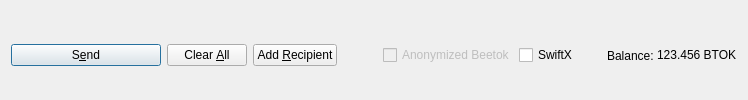
         <widget class="QFrame" name="frame_Send">
          <layout class="QHBoxLayout" name="horizontalLayout">
           <property name="bottomMargin">
            <number>0</number>
           </property>
           <item>
            <widget class="QPushButton" name="sendButton">
             <property name="minimumSize">
              <size>
               <width>150</width>
               <height>0</height>
              </size>
             </property>
             <property name="toolTip">
              <string>Confirm the send action</string>
             </property>
             <property name="text">
              <string>S&amp;end</string>
             </property>
             <property name="autoDefault">
              <bool>false</bool>
             </property>
             <property name="default">
              <bool>true</bool>
             </property>
            </widget>
           </item>
           <item>
            <widget class="QPushButton" name="clearButton">
             <property name="sizePolicy">
              <sizepolicy hsizetype="Minimum" vsizetype="Fixed">
               <horstretch>0</horstretch>
               <verstretch>0</verstretch>
              </sizepolicy>
             </property>
             <property name="toolTip">
              <string>Clear all fields of the form.</string>
             </property>
             <property name="text">
              <string>Clear &amp;All</string>
             </property>
             <property name="autoDefault">
              <bool>false</bool>
             </property>
            </widget>
           </item>
           <item>
            <widget class="QPushButton" name="addButton">
             <property name="toolTip">
              <string>Send to multiple recipients at once</string>
             </property>
             <property name="text">
              <string>Add &amp;Recipient</string>
             </property>
             <property name="autoDefault">
              <bool>false</bool>
             </property>
            </widget>
           </item>
           <item>
            <spacer name="horizontalSpacer">
             <property name="orientation">
              <enum>Qt::Horizontal</enum>
             </property>
             <property name="sizeHint" stdset="0">
              <size>
               <width>40</width>
               <height>20</height>
              </size>
             </property>
            </spacer>
           </item>
           <item>
            <layout class="QHBoxLayout" name="horizontalLayout_2">
             <property name="spacing">
              <number>3</number>
             </property>
             <item>
              <widget class="QCheckBox" name="checkzBTOK">
               <property name="enabled">
                <bool>false</bool>
               </property>
               <property name="text">
                <string>Anonymized Beetok</string>
               </property>
              </widget>
             </item>
             <item>
              <widget class="QCheckBox" name="checkSwiftTX">
               <property name="enabled">
                <bool>true</bool>
               </property>
               <property name="minimumSize">
                <size>
                 <width>85</width>
                 <height>0</height>
                </size>
               </property>
               <property name="text">
                <string>SwiftX</string>
               </property>
              </widget>
             </item>
             <item>
              <widget class="QLabel" name="labelForBalance">
               <property name="text">
                <string>Balance:</string>
               </property>
              </widget>
             </item>
             <item>
              <widget class="QLabel" name="labelBalance">
               <property name="sizePolicy">
                <sizepolicy hsizetype="Preferred" vsizetype="Fixed">
                 <horstretch>0</horstretch>
                 <verstretch>0</verstretch>
                </sizepolicy>
               </property>
               <property name="cursor">
                <cursorShape>IBeamCursor</cursorShape>
               </property>
               <property name="text">
                <string notr="true">123.456 BTOK</string>
               </property>
               <property name="textInteractionFlags">
                <set>Qt::LinksAccessibleByMouse|Qt::TextSelectableByKeyboard|Qt::TextSelectableByMouse</set>
               </property>
              </widget>
             </item>
            </layout>
           </item>
          </layout>
         </widget>
